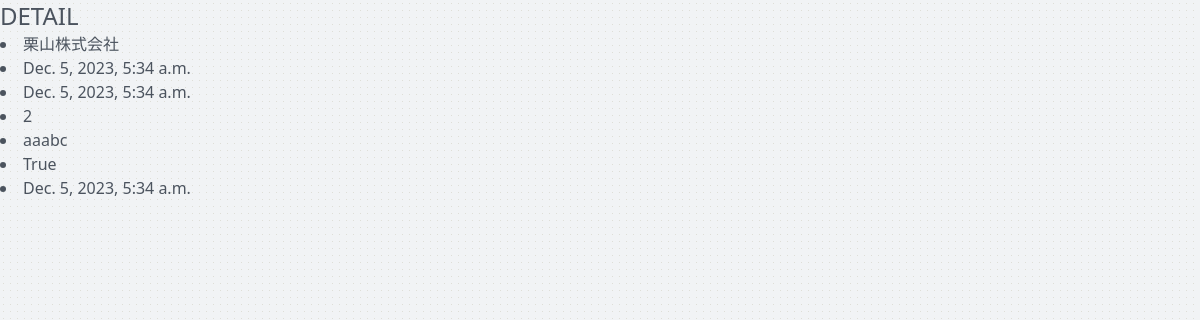
/test_list/senior/2/detail (signed in), run on the app's committed database.
### main_func/models.py (models this page shows)
class Job(models.Model):
    job_id = models.AutoField(primary_key=True)
    company = models.ForeignKey(Company, on_delete=models.CASCADE)
    title = models.CharField(max_length=20,default="")
    industry = models.CharField(verbose_name="業種",choices=settings.INDUSTRIES,max_length=13,default="選択なし")
    prefecture  = models.CharField(verbose_name="都道府県",choices=settings.PREFECTURES,max_length=4,default="選択なし")
    occupation  = models.CharField(verbose_name="職種",choices=settings.OCCUPATIONS,max_length=17,default="選択なし")
    salary = models.IntegerField(default=0)
    created_at = models.DateTimeField(auto_now_add=True)
    updated_at = models.DateTimeField(auto_now=True)
    number_of_people = models.IntegerField(default=0)
    description = models.TextField()
    is_public = models.BooleanField(default=True)
    is_deleted = models.BooleanField(default=False)

class Company(models.Model):
    company_uid = models.UUIDField(default=uuid.uuid4, editable=True, unique=True)
    company_id = models.ForeignKey(CustomUser, on_delete=models.CASCADE)#users紐付け
    created_at = models.DateTimeField(auto_now_add=True)
    updated_at = models.DateTimeField(auto_now=True)
    name = models.CharField(max_length=255,blank=True, null=True)
    address = models.CharField(max_length=255, blank=True, null=True)
    industry = models.CharField(verbose_name="業種",choices=settings.INDUSTRIES,max_length=13,default="選択なし")
    homepage_url = models.URLField(max_length=200, blank=True, null=True)
    description = models.TextField(blank=True, null=True)
    pic_path = models.ImageField(upload_to=Path('/images/company_pics/'), blank=True, null=True)
    company_uid = models.UUIDField(default=uuid.uuid4, editable=True, unique=True)#企業ごとのUUIDを設定→URLに接続

### main_func/views.py (the view)
# urls.py: path('test_list/senior/<int:pk>/detail', views.DetailJobView.as_view(), name='detail_job'),
class DetailJobView(LoginRequiredMixin, DetailView):
    template_name = 'model_detail.html'
    model = Job

### templates/test/model_detail.html (shortened to what this page needs)
<!DOCTYPE html>
<html>
<head>
    <script src="https://cdn.tailwindcss.com"></script>
    <script src="https://cdn.tailwindcss.com"></script>
    <link href="https://cdn.jsdelivr.net/npm/daisyui@4.4.12/dist/full.min.css" rel="stylesheet" type="text/css" />
    {% load static %}
    <link rel="stylesheet" href="{% static 'css/tailwind.css' %}">
    <link rel="stylesheet" href="{% static 'css/login.css' %}">
    {% load static %}
</head>
    <body class="w-screen h-screen original-gradient">
        <h1 class="text-2xl">DETAIL</h1>
        {% if user.is_senior %}
            <ul>
                {% comment %} company側の処理。高齢者の表示 {% endcomment %}
                    <li>{{ object.name}}</li>
                    <li>{{ object.age }}</li>
                    <li>{{ object.created_at }}</li>
                    <li>{{ object.updated_at }}</li>
                    <li>{{ object.name }}</li>
                    <li>{{ object.age }}</li>
                    <li>{{ object.address }}</li>
                    <li>{{ object.description }}</li>
                    <li>{{ object.face_path }}</li>
                    <li>{{ object.is_wanted }}</li>
                    <br />
            {% else %}
                    <li>{{ object.company.name }}</li>
                    <li>{{ object.created_at }}</li>
                    <li>{{ object.updated_at }}</li>
                    <li>{{ object.number_of_people }}</li>
                    <li>{{ object.description }}</li>
                    <li>{{ object.is_public }}</li>
                    <li>{{ object.created_at }}</li>
                    <br />
            {% endif %}
    </body>
</html>

### static/css/login.css (style rules this page uses)
.original-gradient { background-color: #b8bdc0; opacity: 0.8; background-image: radial-gradient(#d6d6ce 0.35000000000000003px, #eef1f3 0.35000000000000003px); background-size: 7px 7px; }

### data on the page
Job: company.name "栗山株式会社", created_at "Dec. 5, 2023, 5:34 a.m.", updated_at "Dec. 5, 2023, 5:34 a.m.", number_of_people "2", description "aaabc", is_public "True"
